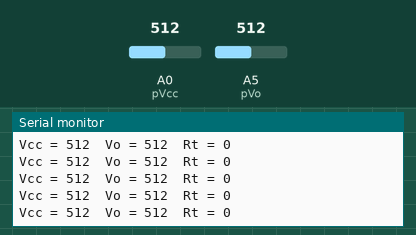
Simulated run of this sketch. Board: Arduino Uno, built with avr-gcc and run on an emulated ATmega328P. Parts: the last lines printed to the serial monitor. Inputs (shaded band) come from the test bench; at power-on: A0 (pVcc) = 512, A5 (pVo) = 512.

Above: at 1.2 s.
1.3 s: A0 (pVcc) set to 716
At 1.56 s:
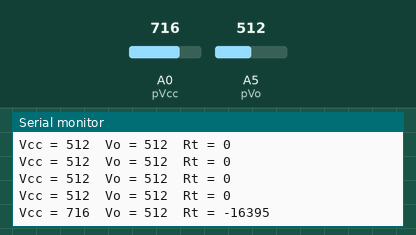
2.8 s: A5 (pVo) set to 716
At 2.97 s:
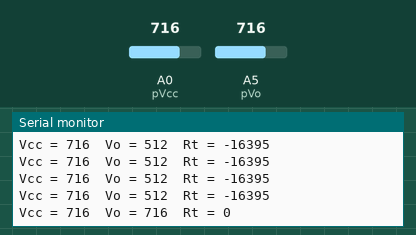
4.3 s: A0 (pVcc) set to 900
At 4.38 s:
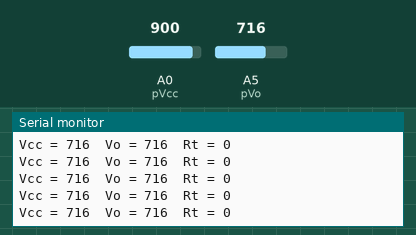
5.8 s: A5 (pVo) set to 900
At 5.98 s:
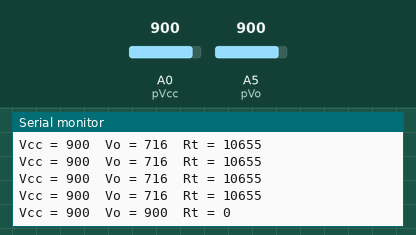
Timing chart, 0 to 8.3 s (numbered marks = the images above; inputs shaded):
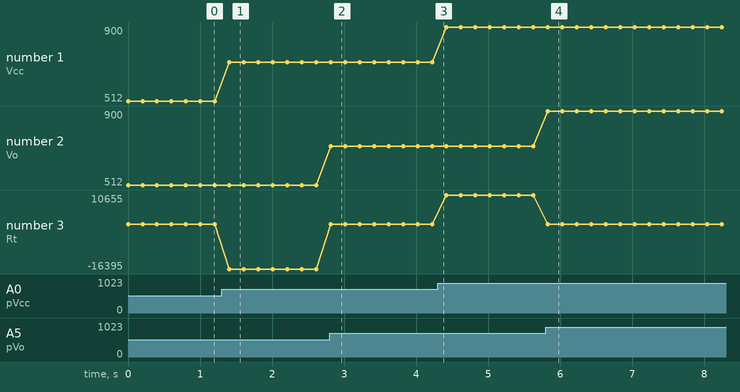

The sketch:

VoltageDividerThermistor.ino
```cpp
/*
  Jan 31, 2014
  Andrew Petersen,
  Electrical Engineering Senior Project
 */

//pin definitions
const int pVcc = A0;  //Pin for Vcc
const int pVo = A5;   //Pin for Vo

const float R = 19580; //Known resistor, in Ohms

int Vcc = 0;
int Vo = 0;
float Rt = 0;
float I = 0;

void setup() {
  // initialize serial communications at 9600 bps:
  Serial.begin(9600);
}

void loop() {
  // read the analog in value:
  Vcc = analogRead(pVcc);
  Vo = analogRead(pVo);

  //outputValue = map(sensorValue, 0, 1023, 0, 255);
 // analogWrite(analogOutPin, outputValue);
  I = (Vcc - Vo)/R;
  Rt = Vo/I;


  // print the results to the serial monitor:
  Serial.print("Vcc = ");
  Serial.print(Vcc);
  Serial.print("  Vo = ");
  Serial.print(Vo);
  Serial.print("  Rt = ");
  Serial.println(int(Rt));

  // wait 2 milliseconds before the next loop
  // for the analog-to-digital converter to settle
  // after the last reading:
  delay(200);
}
```

Measured:
- after the input at 1.3 s, the serial monitor: prints a new line after 0.11 s (image 1)
- after the input at 2.8 s, the serial monitor: prints a new line at once (image 2)
- after the input at 5.8 s, the serial monitor: prints a new line at once (image 4)
- plotted number 1: 512 → 716 after the input at 1.3 s, 716 → 900 after the input at 4.3 s
- plotted number 3: 0 → -16395 after the input at 1.3 s, 0 → 10655 after the input at 4.3 s
